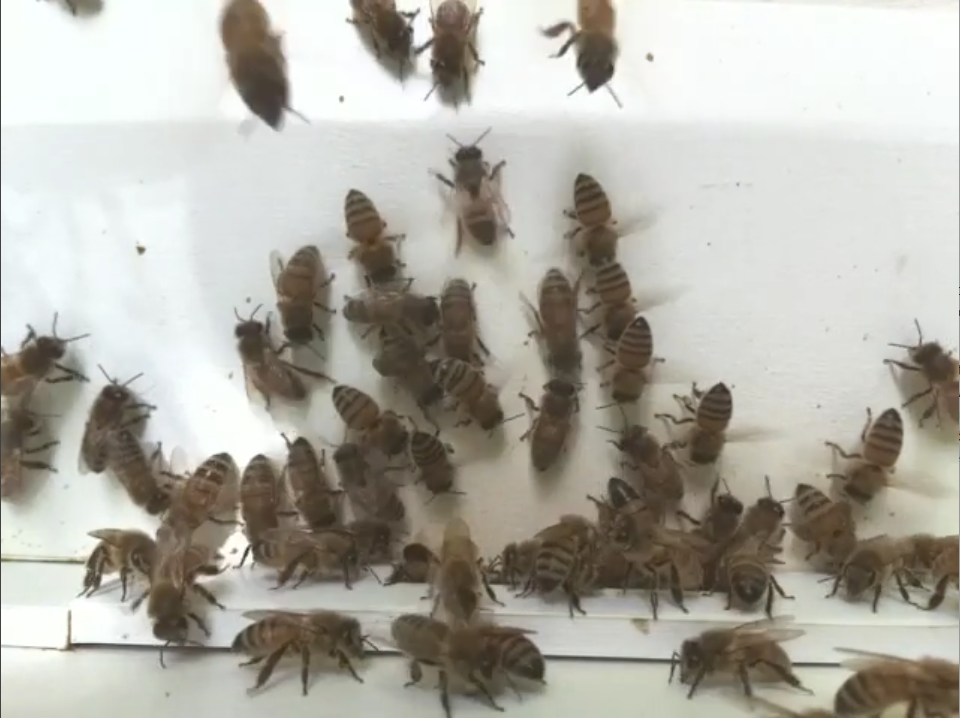
#> input picture Assets/fan_ref/test_frame.png, 960 x 718 px, found by its file name
$ python shadow_test.py   (older library calls are emulated)
#> lines starting #> are read from the running program, lines starting #| are printed output that depends on the picture; after the words box and inside, x2 and y2 are one past the last pixel; in counts of white or black regions, pixels touching at a corner belong together
import cv2
import numpy as np

def to_thresh(img,bk):
    subImage=(bk.astype('int32')-img.astype('int32')).clip(0).astype('uint8')
    grey=cv2.cvtColor(subImage,cv2.COLOR_BGR2GRAY)
    retval,thresh=cv2.threshold(grey,35,255,cv2.THRESH_BINARY_INV)
    thresh=255-thresh
    kernel=np.ones((5,5),np.uint8)
    thresh=cv2.morphologyEx(thresh,cv2.MORPH_OPEN,kernel)
    return thresh

img = cv2.imread("C:/Users/obrienam/Documents/GitHub/BeeFanningDetector/Assets/fan_ref/test_frame.png")
#> img is the input picture: shape (718, 960, 3); mean B, G, R 164.1, 173.2, 175.6
bk = cv2.imread("C:/Users/obrienam/Documents/GitHub/BeeFanningDetector/Assets/fan_ref/bk_3_2.jpg")
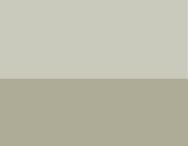
#> input picture Assets/fan_ref/bk_3_2.jpg, 188 x 146 px, found by its file name
#> bk is the input picture: shape (146, 188, 3); mean B, G, R 170.8, 188.2, 188.5
gray=cv2.cvtColor(img,cv2.COLOR_BGR2GRAY)
ret,thresh=cv2.threshold(gray,0,255,cv2.THRESH_BINARY_INV+cv2.THRESH_OTSU)
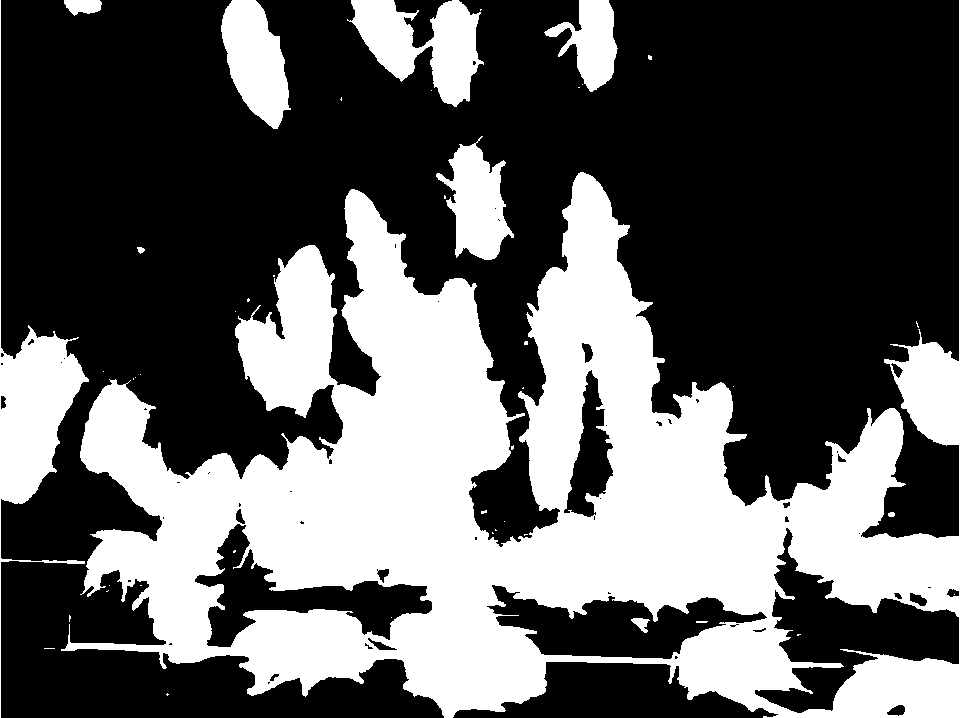
#> thresh: shape (718, 960); 37.1% white; 45 white regions (34 under 20 px), largest, box (x1, y1, x2, y2) and area: (61, 0, 960, 718) 222662, (0, 0, 89, 718) 10633, (347, 0, 484, 107) 7555
#> ret = 156
# noise removal
kernel = np.ones((3,3),np.uint8)
opening = cv2.morphologyEx(thresh,cv2.MORPH_OPEN,kernel, iterations = 2)
#> opening: shape (718, 960); 36.4% white; 14 white regions, largest, box (x1, y1, x2, y2) and area: (66, 173, 960, 718) 214207, (0, 332, 87, 503) 9699, (221, 0, 289, 129) 5745
# sure background area
sure_bg = cv2.dilate(opening,kernel,iterations=3)
#> sure_bg: shape (718, 960); 41.7% white; 8 white regions, largest, box (x1, y1, x2, y2) and area: (63, 170, 960, 718) 248848, (0, 329, 90, 506) 10967, (348, 0, 482, 108) 9229
# Finding sure foreground area
dist_transform = cv2.distanceTransform(opening,cv2.DIST_L2,5)
ret, sure_fg = cv2.threshold(dist_transform,0.3*dist_transform.max(),255,0)
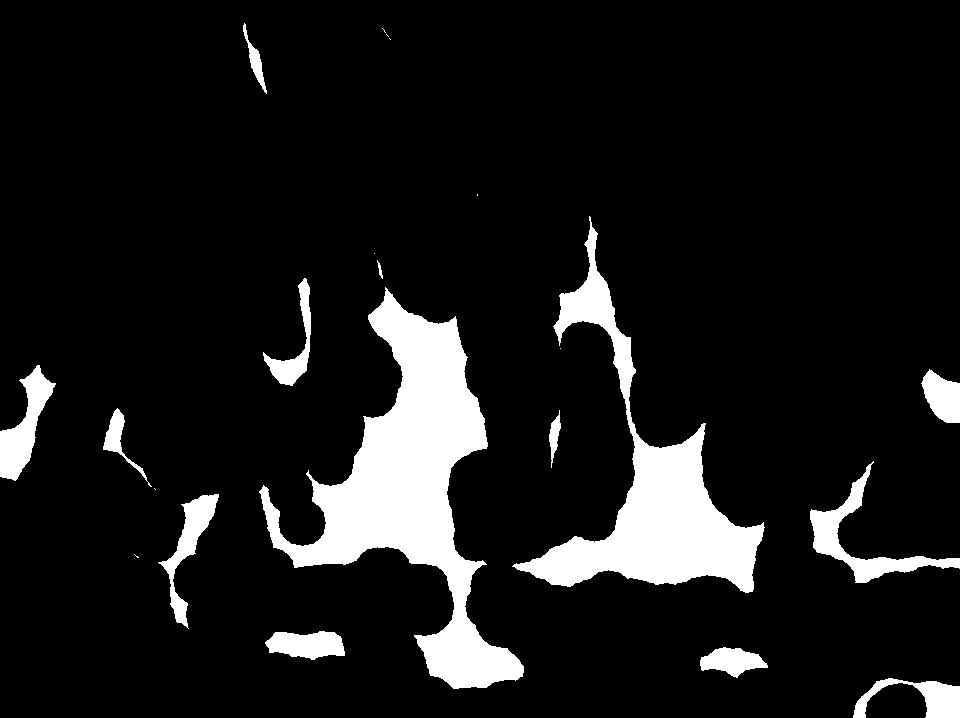
#> sure_fg: shape (718, 960) float32; 10.5% white; 22 white regions (8 under 20 px), largest, box (x1, y1, x2, y2) and area: (259, 287, 524, 689) 33036, (512, 216, 765, 593) 21768, (810, 461, 960, 583) 3460
#> ret = 22.05

# Finding unknown region
sure_fg = np.uint8(sure_fg)
cv2.imwrite('C:/Users/obrienam/Documents/GitHub/BeeFanningDetector/Assets/fan_ref/fg_test.png', sure_fg)
unknown = cv2.subtract(sure_bg,sure_fg)
#> unknown: shape (718, 960); 31.2% white; 9 white regions, largest, box (x1, y1, x2, y2) and area: (63, 170, 960, 718) 177981, (348, 0, 482, 108) 9219, (0, 329, 90, 506) 8312
# Marker labelling
ret, markers = cv2.connectedComponents(thresh)
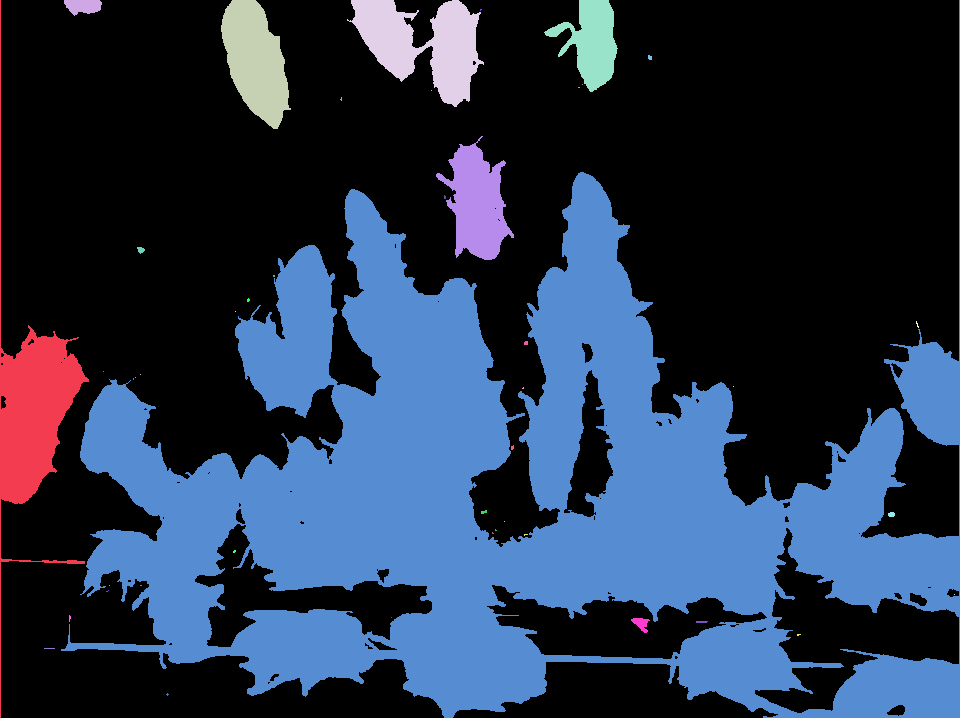
#> markers: shape (718, 960) int32; 46 distinct labels, from 0 to 45; one colour per label, 0 black
#> ret = 46
# Add one to all labels so that sure background is not 0, but 1
markers = markers+1
#> markers: shape (718, 960) int32; 46 distinct labels, from 1 to 46
# Now, mark the region of unknown with zero
markers[unknown==255] = 0
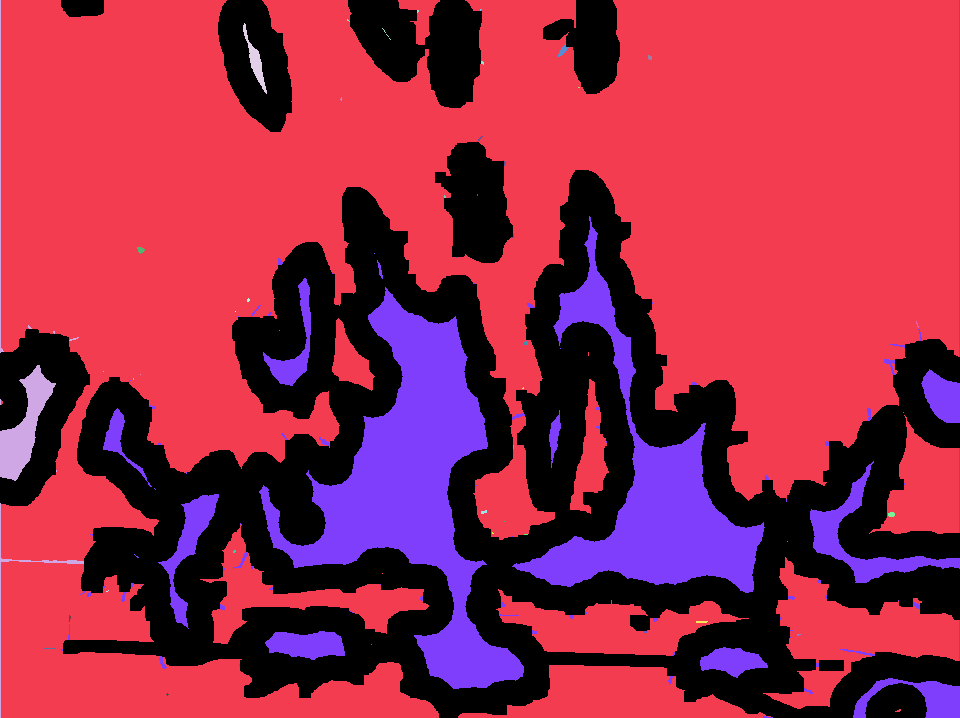
#> markers: shape (718, 960) int32; 43 distinct labels, from 0 to 46; one colour per label, 0 black
markers = cv2.watershed(img,markers)
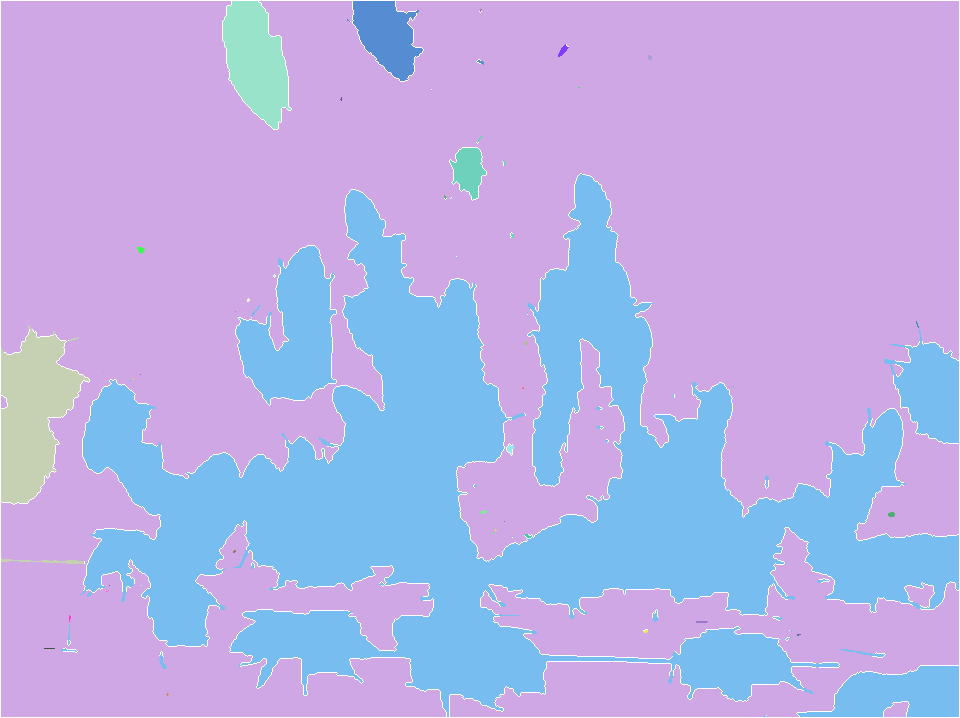
#> markers: shape (718, 960) int32; 43 distinct labels, from -1 to 46; one colour per label, 0 black, -1 white
img[markers == -1] = [0,0,255]
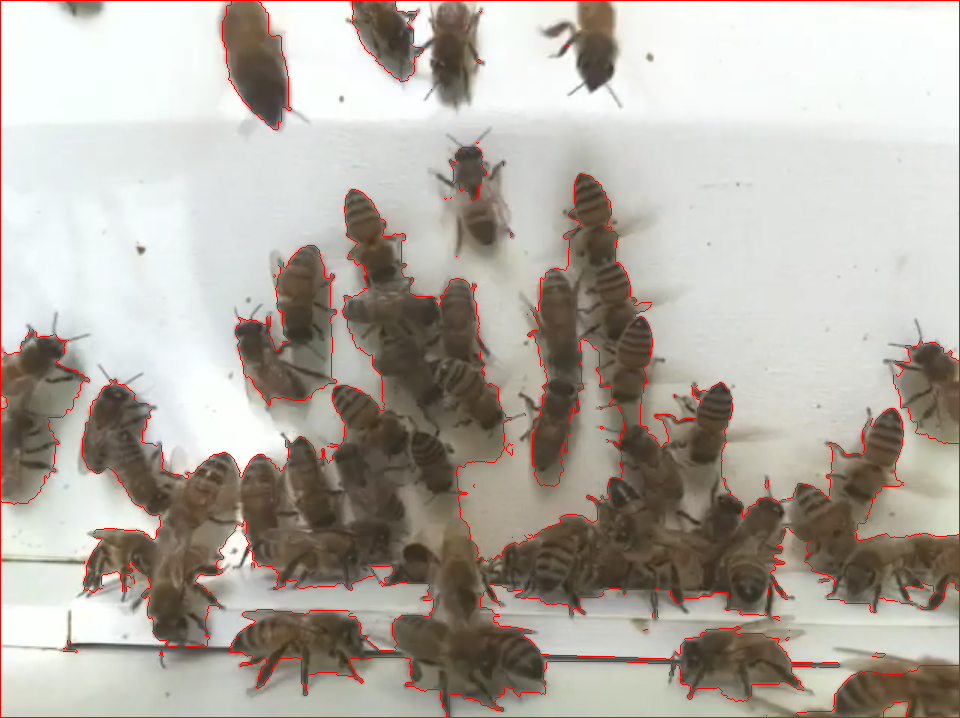
#> img: shape (718, 960, 3); 1.88% of pixels changed, all inside (x1, y1, x2, y2) = (0, 0, 960, 718)
cv2.imwrite('C:/Users/obrienam/Documents/GitHub/BeeFanningDetector/Assets/fan_ref/img_test.png', img)
cv2.imwrite('C:/Users/obrienam/Documents/GitHub/BeeFanningDetector/Assets/fan_ref/bg_test.png', sure_bg)
'''
rgb_planes = cv2.split(img)

result_planes = []
result_norm_planes = []
for plane in rgb_planes:
    dilated_img = cv2.dilate(plane, np.ones((7,7), np.uint8))
    bg_img = cv2.medianBlur(dilated_img, 21)
    diff_img = 255 - cv2.absdiff(plane, bg_img)
    norm_img = cv2.normalize(diff_img,None, alpha=0, beta=255, norm_type=cv2.NORM_MINMAX, dtype=cv2.CV_8UC1)
    result_planes.append(diff_img)
    result_norm_planes.append(norm_img)

result = cv2.merge(result_planes)
result_norm = cv2.merge(result_norm_planes)

cv2.imwrite('shadows_out.jpg', result)
cv2.imwrite('shadows_out_norm.jpg', result_norm)
img=cv2.imread('/Users/aidanobrien/Documents/GitHub/BeeFanningDetector/Assets/shadows_out_norm.jpg')
bk=cv2.imread('/Users/aidanobrien/Documents/GitHub/BeeFanningDetector/Assets/white_bk.jpg')

thresh=to_thresh(img,bk)
im2, contours, hierarchy = cv2.findContours(thresh, cv2.RETR_TREE, cv2.CHAIN_APPROX_SIMPLE)
cv2.drawContours(img, contours, 0, (0,255,0), 3)
print(contours[0].size)

#thresh=to_thresh(img,bk)
cv2.imwrite('C:/Users/obrienam/Documents/GitHub/BeeFanningDetector/Assets/fan_ref/thresh_3.jpg', thresh)
cv2.imwrite('C:/Users/obrienam/Documents/GitHub/BeeFanningDetector/Assets/fan_ref/img_cnt_test.jpg', img)
'''
